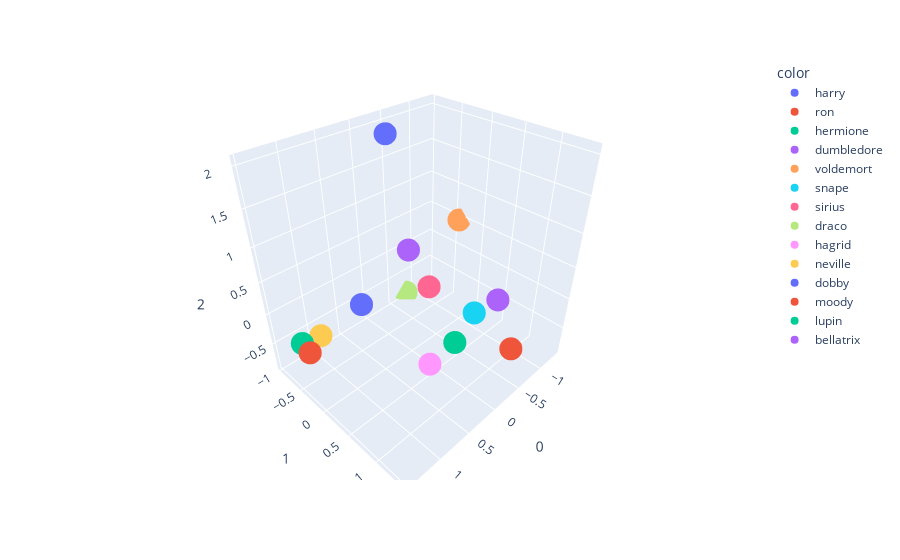

The notebook cell this image was saved under:
### Code cell
import plotly.express as px
fig = px.scatter_3d(features, x=0,y=1,z=2, color = characters)
fig.show()

### Figure 1 — Plotly figure (JSON) as saved in the notebook; plotly's stock layout.template omitted (floating-point values rounded to 4 significant figures)
{"data": [{"hovertemplate": "color=harry<br>0=%{x}<br>1=%{y}<br>2=%{z}<extra></extra>", "legendgroup": "harry", "marker": {"color": "#636efa", "symbol": "circle"}, "mode": "markers", "name": "harry", "scene": "scene", "showlegend": true, "type": "scatter3d", "x": [0.6267], "y": [-0.2668], "z": [0.08731]}, {"hovertemplate": "color=ron<br>0=%{x}<br>1=%{y}<br>2=%{z}<extra></extra>", "legendgroup": "ron", "marker": {"color": "#EF553B", "symbol": "circle"}, "mode": "markers", "name": "ron", "scene": "scene", "showlegend": true, "type": "scatter3d", "x": [1.455], "y": [-0.2529], "z": [-0.1725]}, {"hovertemplate": "color=hermione<br>0=%{x}<br>1=%{y}<br>2=%{z}<extra></extra>", "legendgroup": "hermione", "marker": {"color": "#00cc96", "symbol": "circle"}, "mode": "markers", "name": "hermione", "scene": "scene", "showlegend": true, "type": "scatter3d", "x": [1.414], "y": [-0.4818], "z": [-0.2006]}, {"hovertemplate": "color=dumbledore<br>0=%{x}<br>1=%{y}<br>2=%{z}<extra></extra>", "legendgroup": "dumbledore", "marker": {"color": "#ab63fa", "symbol": "circle"}, "mode": "markers", "name": "dumbledore", "scene": "scene", "showlegend": true, "type": "scatter3d", "x": [-0.6384], "y": [0.9149], "z": [0.115]}, {"hovertemplate": "color=voldemort<br>0=%{x}<br>1=%{y}<br>2=%{z}<extra></extra>", "legendgroup": "voldemort", "marker": {"color": "#FFA15A", "symbol": "circle"}, "mode": "markers", "name": "voldemort", "scene": "scene", "showlegend": true, "type": "scatter3d", "x": [-1.349], "y": [-0.3922], "z": [0.4677]}, {"hovertemplate": "color=snape<br>0=%{x}<br>1=%{y}<br>2=%{z}<extra></extra>", "legendgroup": "snape", "marker": {"color": "#19d3f3", "symbol": "circle"}, "mode": "markers", "name": "snape", "scene": "scene", "showlegend": true, "type": "scatter3d", "x": [-0.9877], "y": [0.2922], "z": [-0.6779]}, {"hovertemplate": "color=sirius<br>0=%{x}<br>1=%{y}<br>2=%{z}<extra></extra>", "legendgroup": "sirius", "marker": {"color": "#FF6692", "symbol": "circle"}, "mode": "markers", "name": "sirius", "scene": "scene", "showlegend": true, "type": "scatter3d", "x": [-0.3069], "y": [0.01793], "z": [0.02087]}, {"hovertemplate": "color=draco<br>0=%{x}<br>1=%{y}<br>2=%{z}<extra></extra>", "legendgroup": "draco", "marker": {"color": "#B6E880", "symbol": "circle"}, "mode": "markers", "name": "draco", "scene": "scene", "showlegend": true, "type": "scatter3d", "x": [-0.7957], "y": [-0.9662], "z": [-0.8773]}, {"hovertemplate": "color=hagrid<br>0=%{x}<br>1=%{y}<br>2=%{z}<extra></extra>", "legendgroup": "hagrid", "marker": {"color": "#FF97FF", "symbol": "circle"}, "mode": "markers", "name": "hagrid", "scene": "scene", "showlegend": true, "type": "scatter3d", "x": [1.025], "y": [1.321], "z": [0.4667]}, {"hovertemplate": "color=neville<br>0=%{x}<br>1=%{y}<br>2=%{z}<extra></extra>", "legendgroup": "neville", "marker": {"color": "#FECB52", "symbol": "circle"}, "mode": "markers", "name": "neville", "scene": "scene", "showlegend": true, "type": "scatter3d", "x": [0.9786], "y": [-0.7642], "z": [-0.5384]}, {"hovertemplate": "color=dobby<br>0=%{x}<br>1=%{y}<br>2=%{z}<extra></extra>", "legendgroup": "dobby", "marker": {"color": "#636efa", "symbol": "circle"}, "mode": "markers", "name": "dobby", "scene": "scene", "showlegend": true, "type": "scatter3d", "x": [-0.1469], "y": [-0.5677], "z": [2.031]}, {"hovertemplate": "color=moody<br>0=%{x}<br>1=%{y}<br>2=%{z}<extra></extra>", "legendgroup": "moody", "marker": {"color": "#EF553B", "symbol": "circle"}, "mode": "markers", "name": "moody", "scene": "scene", "showlegend": true, "type": "scatter3d", "x": [-0.2942], "y": [1.411], "z": [-0.1649]}, {"hovertemplate": "color=lupin<br>0=%{x}<br>1=%{y}<br>2=%{z}<extra></extra>", "legendgroup": "lupin", "marker": {"color": "#00cc96", "symbol": "circle"}, "mode": "markers", "name": "lupin", "scene": "scene", "showlegend": true, "type": "scatter3d", "x": [-0.2194], "y": [0.5912], "z": [-0.5582]}, {"hovertemplate": "color=bellatrix<br>0=%{x}<br>1=%{y}<br>2=%{z}<extra></extra>", "legendgroup": "bellatrix", "marker": {"color": "#ab63fa", "symbol": "circle"}, "mode": "markers", "name": "bellatrix", "scene": "scene", "showlegend": true, "type": "scatter3d", "x": [-0.7615], "y": [-0.857], "z": [0.001149]}], "layout": {"legend": {"title": {"text": "color"}, "tracegroupgap": 0}, "margin": {"t": 60}, "scene": {"domain": {"x": [0, 1], "y": [0, 1]}, "xaxis": {"title": {"text": "0"}}, "yaxis": {"title": {"text": "1"}}, "zaxis": {"title": {"text": "2"}}}}}
